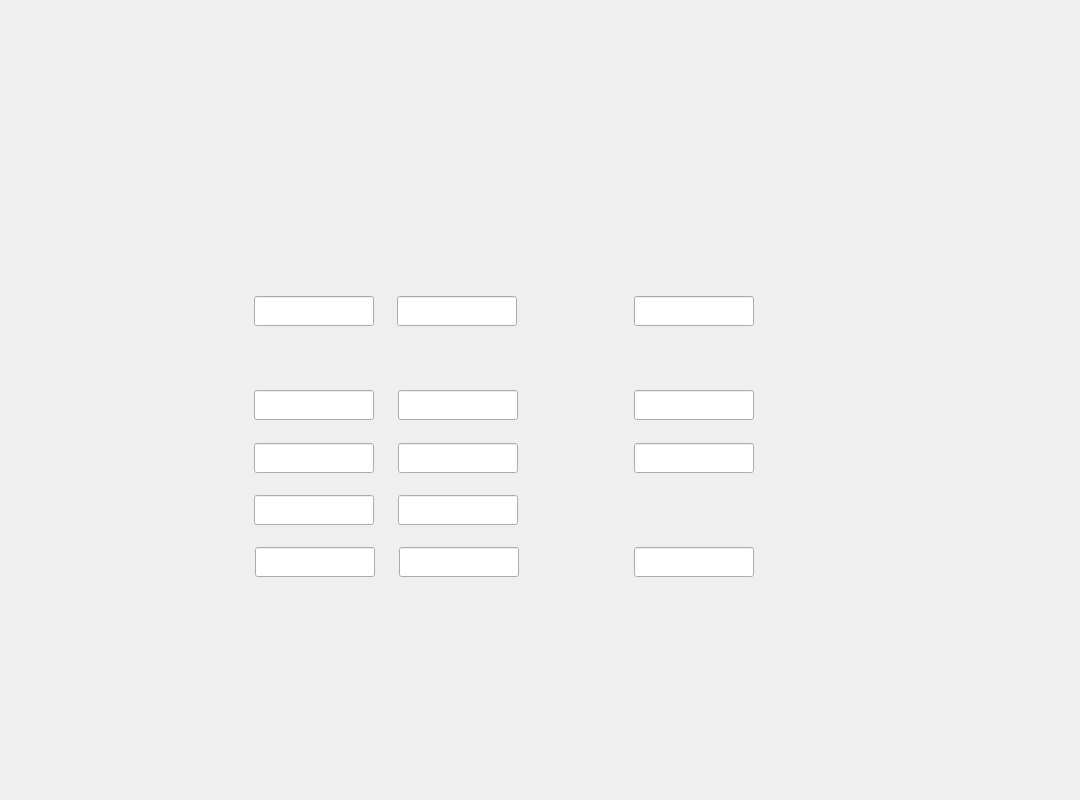
<ui version="4.0" >
 <class>Form</class>
 <widget class="QWidget" name="Form" >
  <property name="geometry" >
   <rect>
    <x>0</x>
    <y>0</y>
    <width>1080</width>
    <height>800</height>
   </rect>
  </property>
  <property name="windowTitle" >
   <string>Form</string>
  </property>
  <widget class="QLabel" name="label" >
   <property name="geometry" >
    <rect>
     <x>0</x>
     <y>0</y>
     <width>1080</width>
     <height>800</height>
    </rect>
   </property>
   <property name="minimumSize" >
    <size>
     <width>1080</width>
     <height>800</height>
    </size>
   </property>
   <property name="text" >
    <string/>
   </property>
   <property name="pixmap" >
    <pixmap resource="../tms.qrc" >:/images/TMS_Setup.png</pixmap>
   </property>
   <property name="scaledContents" >
    <bool>true</bool>
   </property>
  </widget>
  <widget class="CAUITime" name="CAUITime" >
   <property name="geometry" >
    <rect>
     <x>20</x>
     <y>770</y>
     <width>20</width>
     <height>20</height>
    </rect>
   </property>
   <property name="timeset" stdset="0" >
    <enum>CAUITime::Event</enum>
   </property>
   <property name="periodicsecond" stdset="0" >
    <enum>CAUITime::One</enum>
   </property>
  </widget>
  <widget class="CALineEdit" name="caLineEdit" >
   <property name="geometry" >
    <rect>
     <x>254</x>
     <y>296</y>
     <width>120</width>
     <height>30</height>
    </rect>
   </property>
   <property name="font" >
    <font>
     <pointsize>14</pointsize>
     <weight>50</weight>
     <bold>false</bold>
    </font>
   </property>
   <property name="nuformat" stdset="0" >
    <enum>CALineEdit::Integer</enum>
   </property>
   <property name="pvname" >
    <string>TMS_TASK1234_GAIN_PUT</string>
   </property>
  </widget>
  <widget class="CALineEdit" name="caLineEdit_2" >
   <property name="geometry" >
    <rect>
     <x>397</x>
     <y>296</y>
     <width>120</width>
     <height>30</height>
    </rect>
   </property>
   <property name="font" >
    <font>
     <pointsize>14</pointsize>
     <weight>50</weight>
     <bold>false</bold>
    </font>
   </property>
   <property name="nuformat" stdset="0" >
    <enum>CALineEdit::RealSix</enum>
   </property>
   <property name="pvname" >
    <string>TMS_CERNOX_CURRENT_SOURCE</string>
   </property>
  </widget>
  <widget class="CALineEdit" name="caLineEdit_3" >
   <property name="geometry" >
    <rect>
     <x>254</x>
     <y>390</y>
     <width>120</width>
     <height>30</height>
    </rect>
   </property>
   <property name="font" >
    <font>
     <pointsize>14</pointsize>
     <weight>50</weight>
     <bold>false</bold>
    </font>
   </property>
   <property name="nuformat" stdset="0" >
    <enum>CALineEdit::Integer</enum>
   </property>
   <property name="pvname" >
    <string>TMS_Dev1_CERNOX_LOWPASS</string>
   </property>
  </widget>
  <widget class="CALineEdit" name="caLineEdit_4" >
   <property name="geometry" >
    <rect>
     <x>398</x>
     <y>390</y>
     <width>120</width>
     <height>30</height>
    </rect>
   </property>
   <property name="font" >
    <font>
     <pointsize>14</pointsize>
     <weight>50</weight>
     <bold>false</bold>
    </font>
   </property>
   <property name="nuformat" stdset="0" >
    <enum>CALineEdit::Integer</enum>
   </property>
   <property name="pvname" >
    <string>TMS_Dev1_SAMPL_RATE</string>
   </property>
  </widget>
  <widget class="CALineEdit" name="caLineEdit_5" >
   <property name="geometry" >
    <rect>
     <x>254</x>
     <y>443</y>
     <width>120</width>
     <height>30</height>
    </rect>
   </property>
   <property name="font" >
    <font>
     <pointsize>14</pointsize>
     <weight>50</weight>
     <bold>false</bold>
    </font>
   </property>
   <property name="nuformat" stdset="0" >
    <enum>CALineEdit::Integer</enum>
   </property>
   <property name="pvname" >
    <string>TMS_Dev2_CERNOX_LOWPASS</string>
   </property>
  </widget>
  <widget class="CALineEdit" name="caLineEdit_6" >
   <property name="geometry" >
    <rect>
     <x>398</x>
     <y>443</y>
     <width>120</width>
     <height>30</height>
    </rect>
   </property>
   <property name="font" >
    <font>
     <pointsize>14</pointsize>
     <weight>50</weight>
     <bold>false</bold>
    </font>
   </property>
   <property name="nuformat" stdset="0" >
    <enum>CALineEdit::Integer</enum>
   </property>
   <property name="pvname" >
    <string>TMS_Dev2_SAMPL_RATE</string>
   </property>
  </widget>
  <widget class="CALineEdit" name="caLineEdit_7" >
   <property name="geometry" >
    <rect>
     <x>254</x>
     <y>495</y>
     <width>120</width>
     <height>30</height>
    </rect>
   </property>
   <property name="font" >
    <font>
     <pointsize>14</pointsize>
     <weight>50</weight>
     <bold>false</bold>
    </font>
   </property>
   <property name="nuformat" stdset="0" >
    <enum>CALineEdit::Integer</enum>
   </property>
   <property name="pvname" >
    <string>TMS_Dev3_CERNOX_LOWPASS</string>
   </property>
  </widget>
  <widget class="CALineEdit" name="caLineEdit_8" >
   <property name="geometry" >
    <rect>
     <x>398</x>
     <y>495</y>
     <width>120</width>
     <height>30</height>
    </rect>
   </property>
   <property name="font" >
    <font>
     <pointsize>14</pointsize>
     <weight>50</weight>
     <bold>false</bold>
    </font>
   </property>
   <property name="nuformat" stdset="0" >
    <enum>CALineEdit::Integer</enum>
   </property>
   <property name="pvname" >
    <string>TMS_Dev3_SAMPL_RATE</string>
   </property>
  </widget>
  <widget class="CALineEdit" name="caLineEdit_9" >
   <property name="geometry" >
    <rect>
     <x>399</x>
     <y>547</y>
     <width>120</width>
     <height>30</height>
    </rect>
   </property>
   <property name="font" >
    <font>
     <pointsize>14</pointsize>
     <weight>50</weight>
     <bold>false</bold>
    </font>
   </property>
   <property name="nuformat" stdset="0" >
    <enum>CALineEdit::Integer</enum>
   </property>
   <property name="pvname" >
    <string>TMS_Dev4_SAMPL_RATE</string>
   </property>
  </widget>
  <widget class="CALineEdit" name="caLineEdit_10" >
   <property name="geometry" >
    <rect>
     <x>255</x>
     <y>547</y>
     <width>120</width>
     <height>30</height>
    </rect>
   </property>
   <property name="font" >
    <font>
     <pointsize>14</pointsize>
     <weight>50</weight>
     <bold>false</bold>
    </font>
   </property>
   <property name="nuformat" stdset="0" >
    <enum>CALineEdit::Integer</enum>
   </property>
   <property name="pvname" >
    <string>TMS_Dev4_CERNOX_LOWPASS</string>
   </property>
  </widget>
  <widget class="CALineEdit" name="caLineEdit_11" >
   <property name="geometry" >
    <rect>
     <x>634</x>
     <y>390</y>
     <width>120</width>
     <height>30</height>
    </rect>
   </property>
   <property name="font" >
    <font>
     <pointsize>14</pointsize>
     <weight>50</weight>
     <bold>false</bold>
    </font>
   </property>
   <property name="nuformat" stdset="0" >
    <enum>CALineEdit::Integer</enum>
   </property>
   <property name="pvname" >
    <string>TMS_Dev1_SAMPL_RATE_IOC2</string>
   </property>
  </widget>
  <widget class="CALineEdit" name="caLineEdit_12" >
   <property name="geometry" >
    <rect>
     <x>634</x>
     <y>443</y>
     <width>120</width>
     <height>30</height>
    </rect>
   </property>
   <property name="font" >
    <font>
     <pointsize>14</pointsize>
     <weight>50</weight>
     <bold>false</bold>
    </font>
   </property>
   <property name="nuformat" stdset="0" >
    <enum>CALineEdit::Integer</enum>
   </property>
   <property name="pvname" >
    <string>TMS_Dev2_SAMPL_RATE_IOC2</string>
   </property>
  </widget>
  <widget class="CALineEdit" name="caLineEdit_13" >
   <property name="geometry" >
    <rect>
     <x>634</x>
     <y>547</y>
     <width>120</width>
     <height>30</height>
    </rect>
   </property>
   <property name="font" >
    <font>
     <pointsize>14</pointsize>
     <weight>50</weight>
     <bold>false</bold>
    </font>
   </property>
   <property name="nuformat" stdset="0" >
    <enum>CALineEdit::Integer</enum>
   </property>
   <property name="pvname" >
    <string>TMS_Dev4_SAMPL_RATE_IOC2</string>
   </property>
  </widget>
  <widget class="CALineEdit" name="caLineEdit_14" >
   <property name="geometry" >
    <rect>
     <x>634</x>
     <y>296</y>
     <width>120</width>
     <height>30</height>
    </rect>
   </property>
   <property name="font" >
    <font>
     <pointsize>14</pointsize>
     <weight>50</weight>
     <bold>false</bold>
    </font>
   </property>
   <property name="nuformat" stdset="0" >
    <enum>CALineEdit::Integer</enum>
   </property>
   <property name="pvname" >
    <string>TMS_TASK124_RATE_PUT_IOC2</string>
   </property>
  </widget>
 </widget>
 <customwidgets>
  <customwidget>
   <class>CALineEdit</class>
   <extends>QLineEdit</extends>
   <header>caLineedit.h</header>
  </customwidget>
  <customwidget>
   <class>CAUITime</class>
   <extends>QWidget</extends>
   <header>caUitime.h</header>
  </customwidget>
 </customwidgets>
 <resources>
  <include location="../tms.qrc" />
 </resources>
 <connections/>
</ui>
